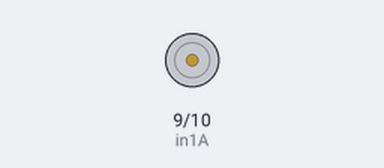
Simulated run of this sketch. Board: Arduino Uno, built with avr-gcc and run on an emulated ATmega328P. Shown: motor-driver pin pairs drawn as motors (green arrow = first pin HIGH = forward, orange = second pin HIGH = backward, longer = more drive, scaled by the enable pin).

Above: at 2.5 s.
At 113.7 s:
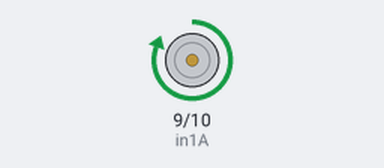
Timing chart, 0 to 130.0 s (numbered marks = the images above):
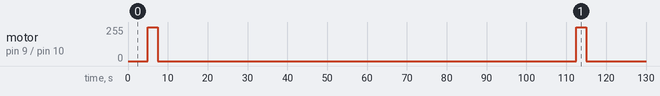

Measured:
- by itself, motor on pin 9 (in1A) / pin 10 (in2A): alternates forward 255/255 for 2.5 s and stopped for 105 s

The sketch:

ENGG1100F22soodmArcheryCode.ino
```cpp
// initializing pins

#define enA 8
#define in1A 9
#define in2A 10


void setup() {

  Serial.begin(9600);

  // setting pin modes

  pinMode(enA, OUTPUT);
  pinMode(in1A, OUTPUT);
  pinMode(in2A, OUTPUT);

  // turning motor on

  digitalWrite(enA, HIGH);

}

  // code which will loop

void loop() {

  // delay to ensure the starter has enough time to put the wheelchair in position

  delay(5000);

  // motor spins forward for 2.5s

  digitalWrite(in1A, HIGH);
  digitalWrite(in2A, LOW);

  delay(2500);

  // motor stops for 100s to ensure it does not start again before the power is cut

  digitalWrite(in1A, LOW);
  digitalWrite(in2A, LOW);

  delay(100000);

}
```
